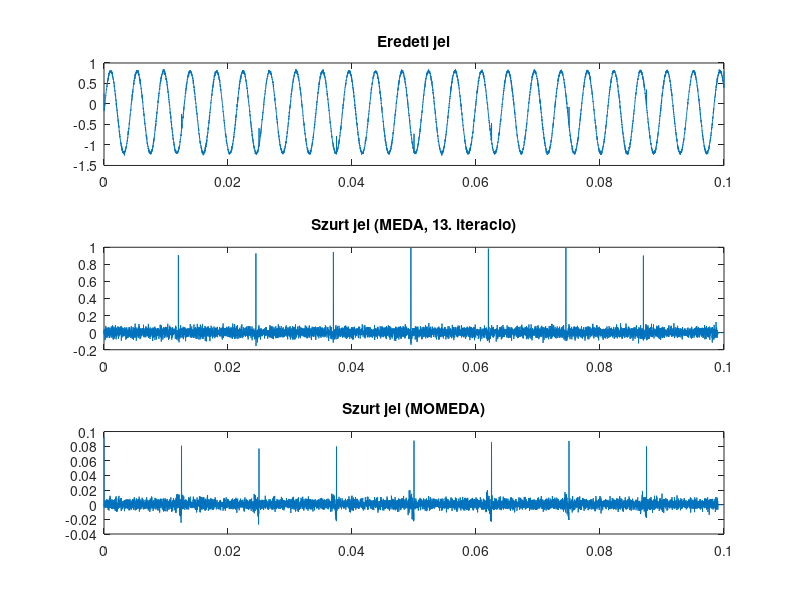

The MATLAB script that drew this image:
clear all;
clc;

%% PARAMETEREK
L=100;        % a szuro hossza
t=0:1e-5:0.1; % idotengely
x=...         % a vizsgalt jel
    sin(2*pi*234*t)+...        % normal periodikus komponens
    0.02*randn(size(t))+...    % zajkomponens
    0.2*square(2*pi*80*t,0.1); % hibakomponens (periodikus utesek)
faultPeriod=1000; % a repetitiv hiba becsult periodusa hany minta (MOMEDA)

%% A TOEPLITZ-MATRIX OSSZEALLITASA
N=length(x);
X0=zeros(L,N-L+1);
for ii=1:L
    X0(ii,:)=x((L-ii+1):(N-ii+1));
end

%% MEDA
figure(1);
subplot(311);
plot(t,x);
xlim([t(1) t(end)]);
title('Eredeti jel');
f=zeros(L,1); f(floor(L/2))=1; f(floor(L/2)+1)=-1;
for ii=1:13
    y=X0'*f;
    subplot(312);
    plot(t,[y ; zeros(length(t)-length(y),1)]);
    xlim([t(1) t(end)]);
    title(sprintf('Szurt jel (MEDA, %d. iteracio)',ii));
    f=sum(y.^2)/sum(y.^4)*inv(X0*X0')*X0*y.^3;
    pause(0.3);
end

%% MOMEDA
target=zeros(N-L+1,1);
target(1:faultPeriod:(N-L+1))=1;
f=inv(X0*X0')*X0*target;
y=X0'*f;
figure(1);
subplot(313);
plot(t,[y ; zeros(length(t)-length(y),1)]);
title('Szurt jel (MOMEDA)');
xlim([t(1) t(end)]);